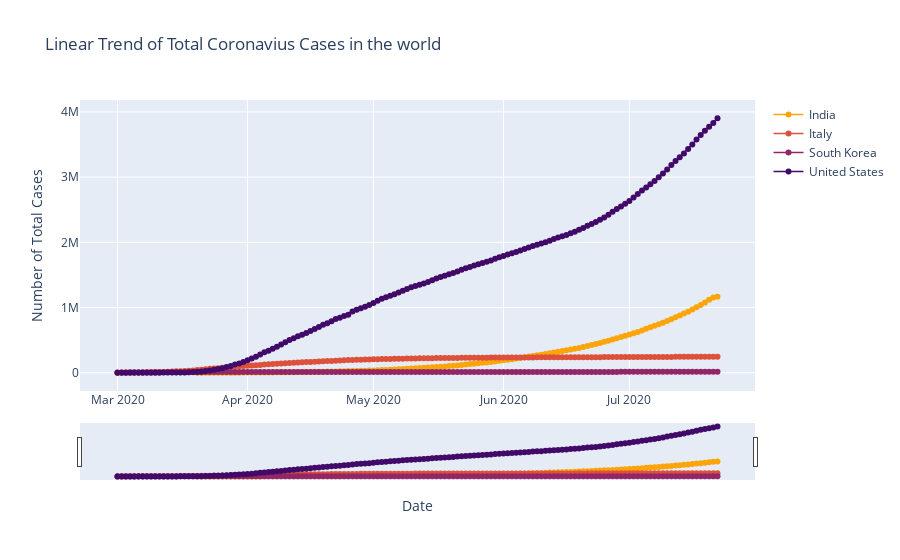
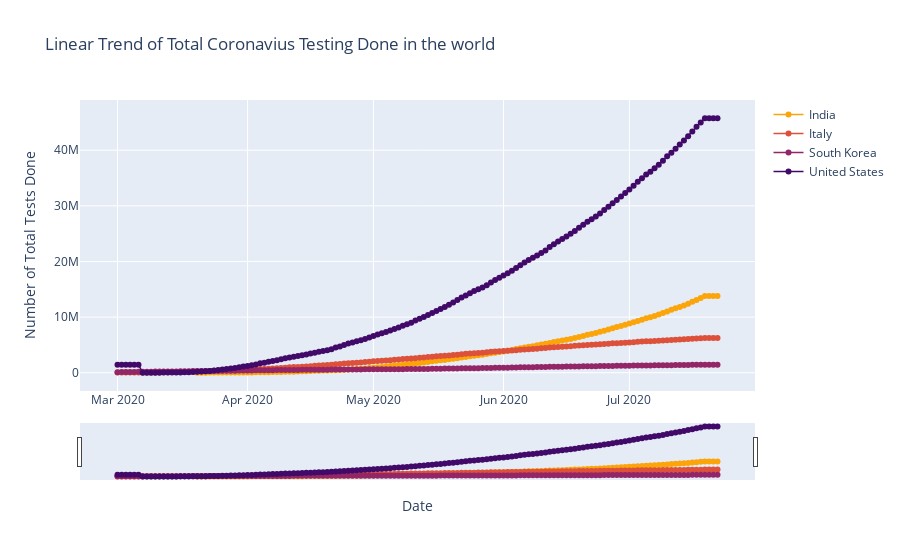
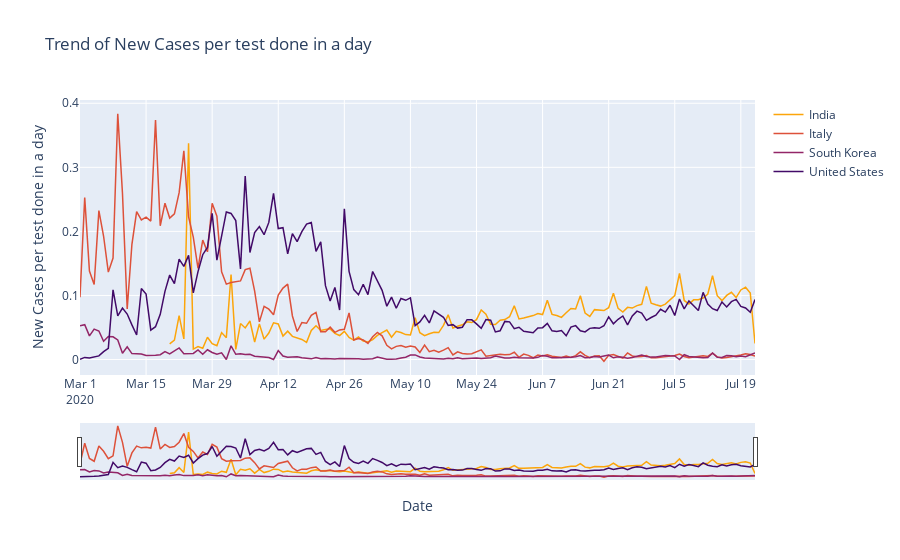

The code cell stored with these charts, in order, in its notebook:
### Code cell
%matplotlib inline
df = pd.read_csv(url , index_col = 'date' , parse_dates=True)
df = df[(df['location'] == 'India') | (df['location'] == 'United States') | (df['location'] == 'Italy') | (df['location'] == 'South Korea') ]
df.drop(['iso_code', 'continent', 'total_cases_per_million', 'tests_units', 
       'new_cases_per_million', 'total_deaths_per_million', 
       'new_deaths_per_million','total_tests_per_thousand', 'new_tests_per_thousand',
       'new_tests_smoothed', 'new_tests_smoothed_per_thousand', 'gdp_per_capita', 'extreme_poverty',
        'diabetes_prevalence', 'female_smokers',
       'male_smokers', 'handwashing_facilities', 
       'life_expectancy'] , axis = 1 , inplace = True)
pd.set_option("display.max_rows" , 30)
df.fillna(method = 'ffill' , axis = 0 , inplace=True)
df.dropna(inplace = True)
df['cases per test done'] = df['total_cases']/df['total_tests']
df["Rate of Increase in cases"] = (df['total_cases'].pct_change())*100
df["Rate of Increase in testing"] = df['total_tests'].pct_change()*100
df['Rate of Increase in Deaths'] = df["total_deaths"].pct_change()*100
df["Rate of Increase in cases per test"] = df["cases per test done"].pct_change()*100
df["New Cases per test done in a day"] = df["new_cases"]/df['new_tests']
df["Rate of Increase in New Cases per test done in a day"] = df["New Cases per test done in a day"].pct_change()*100
df.dropna(inplace = True)
df.iloc[0:, 1:] = df.iloc[0:, 1:].astype(float)
df = df['2020-03-01':]
cou_list = df.groupby('location').sum().index.values.tolist()
colors = dict(zip(cou_list, sb.color_palette("inferno_r", len(cou_list)).as_hex()))
trace_list = []
for cou in cou_list:
    trace = go.Scatter(
        y=df[df['location']==cou]['total_cases'].tolist(),
        x=df[df['location']==cou].index,
        mode='lines+markers',
        name=cou,
        line = dict(
                    color = colors[cou],
                    width = 1.5,
                    )
        )
    trace_list.append(trace)
    
    
layout = go.Layout(
    xaxis=dict(title='Date', zeroline=False, rangeslider=dict(visible=True)),
    yaxis=dict(title='Number of Total Cases', zeroline=False),

    title='Linear Trend of Total Coronavius Cases in the world',
    showlegend=True,
    )

fig = go.Figure(data=trace_list, layout=layout)
fig

trace_list = []
for cou in cou_list:
    trace = go.Scatter(
        y=df[df['location']==cou]['total_tests'].tolist(),
        x=df[df['location']==cou].index,
        mode='lines+markers',
        name=cou,
        line = dict(
                    color = colors[cou],
                    width = 1.5,
                    )
        )
    trace_list.append(trace)
    
    
layout = go.Layout(
    xaxis=dict(title='Date', zeroline=False, rangeslider=dict(visible=True)),
    yaxis=dict(title='Number of Total Tests Done', zeroline=False),

    title='Linear Trend of Total Coronavius Testing Done in the world',
    showlegend=True,
    )

fig1 = go.Figure(data=trace_list, layout=layout)

trace_list = []
for cou in cou_list:
    trace = go.Scatter(
        y=df[df['location']==cou]['New Cases per test done in a day'].tolist(),
        x=df[df['location']==cou].index,
        mode='lines',
        name=cou,
        line = dict(
                    color = colors[cou],
                    width = 1.5,
                    )
        )
    trace_list.append(trace)
    
    
layout = go.Layout(
    xaxis=dict(title='Date', zeroline=False, rangeslider=dict(visible=True)),
    yaxis=dict(title='New Cases per test done in a day', zeroline=False),

    title='Trend of New Cases per test done in a day',
    showlegend=True,
    )

fig2 = go.Figure(data=trace_list, layout=layout)


fig.show()
fig1.show()
fig2.show()
